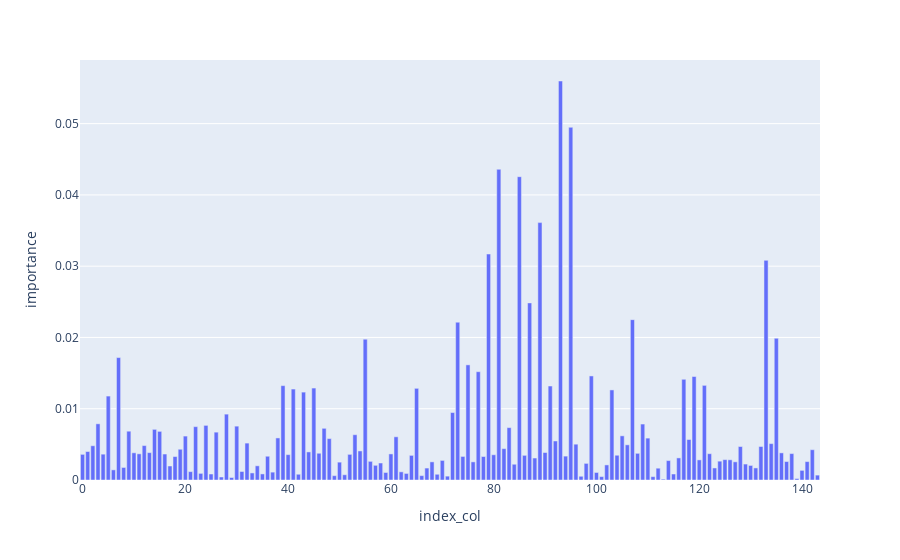

Notebook source saved alongside this figure:
### Code cell
import plotly.express as px
fig = px.bar(feature_importances, x= 'index_col' , y= 'importance' )
fig.show()

### Figure 1 — Plotly figure (JSON) as saved in the notebook; plotly's stock layout.template omitted (floating-point values rounded to 4 significant figures; data arrays with more than 128 entries replaced by an {"elided": "..."} marker saying what was removed)
{"data": [{"alignmentgroup": "True", "hovertemplate": "index_col=%{x}<br>importance=%{y}<extra></extra>", "legendgroup": "", "marker": {"color": "#636efa"}, "name": "", "offsetgroup": "", "orientation": "v", "showlegend": false, "textposition": "auto", "type": "bar", "x": {"elided": "144 int values"}, "xaxis": "x", "y": {"elided": "144 float values"}, "yaxis": "y"}], "layout": {"barmode": "relative", "legend": {"tracegroupgap": 0}, "margin": {"t": 60}, "xaxis": {"anchor": "y", "domain": [0, 1], "title": {"text": "index_col"}}, "yaxis": {"anchor": "x", "domain": [0, 1], "title": {"text": "importance"}}}}
